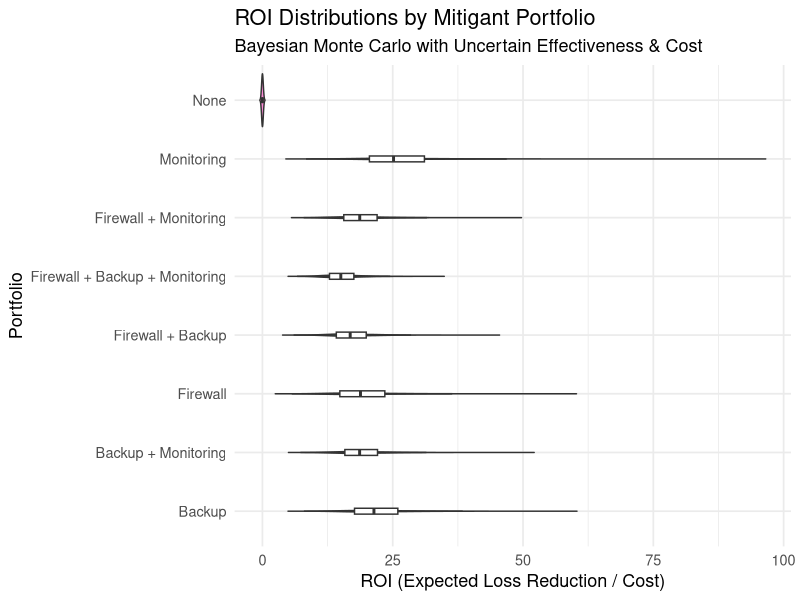

Write R code to recreate this figure.
# =====================================================
# Bayesian Monte Carlo Loss Model – Portfolio Comparison
# =====================================================

set.seed(42)
library(ggplot2)
library(gtools)   # for combinations()

# ------------------ 1) Inputs ------------------
# Expert estimates (5th, 50th, 95th percentiles)
lower <- 2850000
median_val <- 10000000
upper <- 28500000
prob_event <- 0.2
n_post_draws <- 5000

# Mitigants definition
mitigants <- data.frame(
  Name = c("Firewall", "Backup", "Monitoring"),
  ProbLow = c(0.6, 0.7, 0.8),
  ProbHigh = c(0.9, 0.95, 0.95),
  SevLow = c(0.9, 0.5, 0.7),
  SevHigh = c(1.0, 0.8, 0.9),
  CostLow = c(20000, 30000, 15000),
  CostHigh = c(50000, 70000, 40000),
  stringsAsFactors = FALSE
)

n_mit <- nrow(mitigants)

# ------------------ 2) Lognormal fit for severity ------------------
p_low <- 0.05
p_high <- 0.95
z_low <- qnorm(p_low)
z_high <- qnorm(p_high)
mu_base <- (log(lower) + log(upper)) / 2
sigma_base <- (log(upper) - log(lower)) / (z_high - z_low)

mu_draws <- rnorm(n_post_draws, mean = mu_base, sd = 0.2)
sigma_draws <- abs(rnorm(n_post_draws, mean = sigma_base, sd = 0.1 * sigma_base))

# ------------------ 3) Robust PERT utilities ------------------
rpert_single <- function(n, min, mode, max, lambda = 4) {
  if (min == max) return(rep(min, n))
  alpha <- 1 + lambda * (mode - min) / (max - min)
  beta  <- 1 + lambda * (max - mode) / (max - min)
  u <- rbeta(n, alpha, beta)
  min + u * (max - min)
}

rpert_multi <- function(n, low, mode = NULL, high, lambda = 4) {
  low <- as.numeric(low); high <- as.numeric(high)
  k <- length(low)
  if (is.null(mode)) mode <- (low + high) / 2
  mode <- as.numeric(mode)
  if (length(mode) == 1) mode <- rep(mode, k)
  out <- matrix(NA_real_, nrow = n, ncol = k)
  for (j in seq_len(k)) {
    out[, j] <- rpert_single(n, low[j], mode[j], high[j], lambda = lambda)
  }
  colnames(out) <- if (!is.null(names(low))) names(low) else paste0("V", seq_len(k))
  out
}

# ------------------ 4) Base expected loss ------------------
expected_losses <- prob_event * exp(mu_draws + 0.5 * sigma_draws^2)

# ------------------ 5) Generate all mitigant combinations ------------------
combo_list <- list()
combo_names <- c("None")

for (k in 1:n_mit) {
  cmb <- combinations(n_mit, k, seq_len(n_mit))
  for (i in 1:nrow(cmb)) {
    combo_list[[length(combo_list) + 1]] <- cmb[i, ]
    combo_names <- c(combo_names, paste(mitigants$Name[cmb[i, ]], collapse = " + "))
  }
}

# ------------------ 6) Simulate portfolios ------------------
portfolio_results <- list()
roi_df <- data.frame()

for (c_idx in seq_along(combo_names)) {
  if (combo_names[c_idx] == "None") {
    exp_loss_vec <- expected_losses
    cost_vec <- rep(0, n_post_draws)
  } else {
    mitigant_ids <- combo_list[[c_idx - 1]]
    prob_mat <- rpert_multi(n_post_draws,
                            low = mitigants$ProbLow[mitigant_ids],
                            mode = (mitigants$ProbLow[mitigant_ids] + mitigants$ProbHigh[mitigant_ids]) / 2,
                            high = mitigants$ProbHigh[mitigant_ids])
    sev_mat <- rpert_multi(n_post_draws,
                           low = mitigants$SevLow[mitigant_ids],
                           mode = (mitigants$SevLow[mitigant_ids] + mitigants$SevHigh[mitigant_ids]) / 2,
                           high = mitigants$SevHigh[mitigant_ids])
    cost_mat <- rpert_multi(n_post_draws,
                            low = mitigants$CostLow[mitigant_ids],
                            mode = (mitigants$CostLow[mitigant_ids] + mitigants$CostHigh[mitigant_ids]) / 2,
                            high = mitigants$CostHigh[mitigant_ids])
    
    prob_factor <- apply(prob_mat, 1, prod)
    sev_factor  <- apply(sev_mat, 1, prod)
    cost_vec <- rowSums(cost_mat)
    exp_loss_vec <- expected_losses * prob_factor * sev_factor
  }
  
  loss_reduction <- expected_losses - exp_loss_vec
  roi_vec <- ifelse(cost_vec > 0, loss_reduction / cost_vec, 0)
  
  portfolio_results[[combo_names[c_idx]]] <- list(
    exp_loss = exp_loss_vec,
    cost = cost_vec,
    roi = roi_vec
  )
  
  roi_df <- rbind(roi_df, data.frame(Portfolio = combo_names[c_idx], ROI = roi_vec))
}

# ------------------ 7) Violin plot of ROI by portfolio ------------------
ggplot(roi_df, aes(x = Portfolio, y = ROI, fill = Portfolio)) +
  geom_violin(trim = FALSE, alpha = 0.7) +
  geom_boxplot(width = 0.1, fill = "white", outlier.shape = NA) +
  theme_minimal(base_size = 13) +
  labs(title = "ROI Distributions by Mitigant Portfolio",
       subtitle = "Bayesian Monte Carlo with Uncertain Effectiveness & Cost",
       y = "ROI (Expected Loss Reduction / Cost)") +
  coord_flip() +
  theme(legend.position = "none")

# ------------------ 8) Summary statistics ------------------
roi_summary <- aggregate(ROI ~ Portfolio, data = roi_df,
                         FUN = function(x) c(median = median(x), p25 = quantile(x, 0.25), p75 = quantile(x, 0.75)))
roi_summary <- do.call(data.frame, roi_summary)
print(roi_summary)
